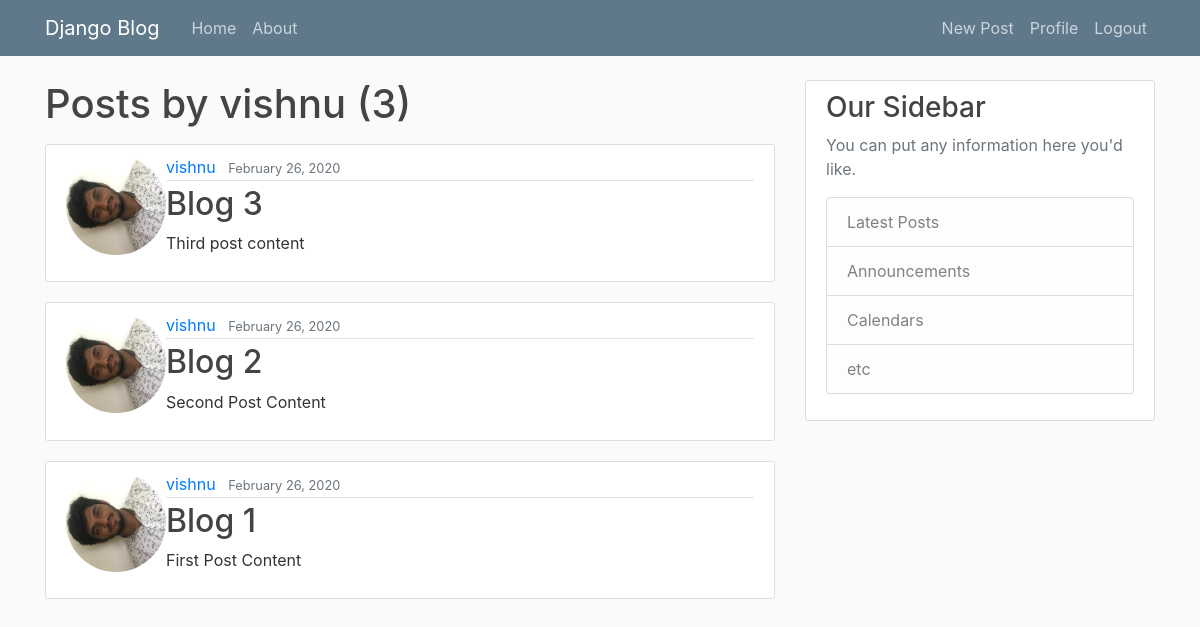
The app's page /user/vishnu/ (signed in), older data.
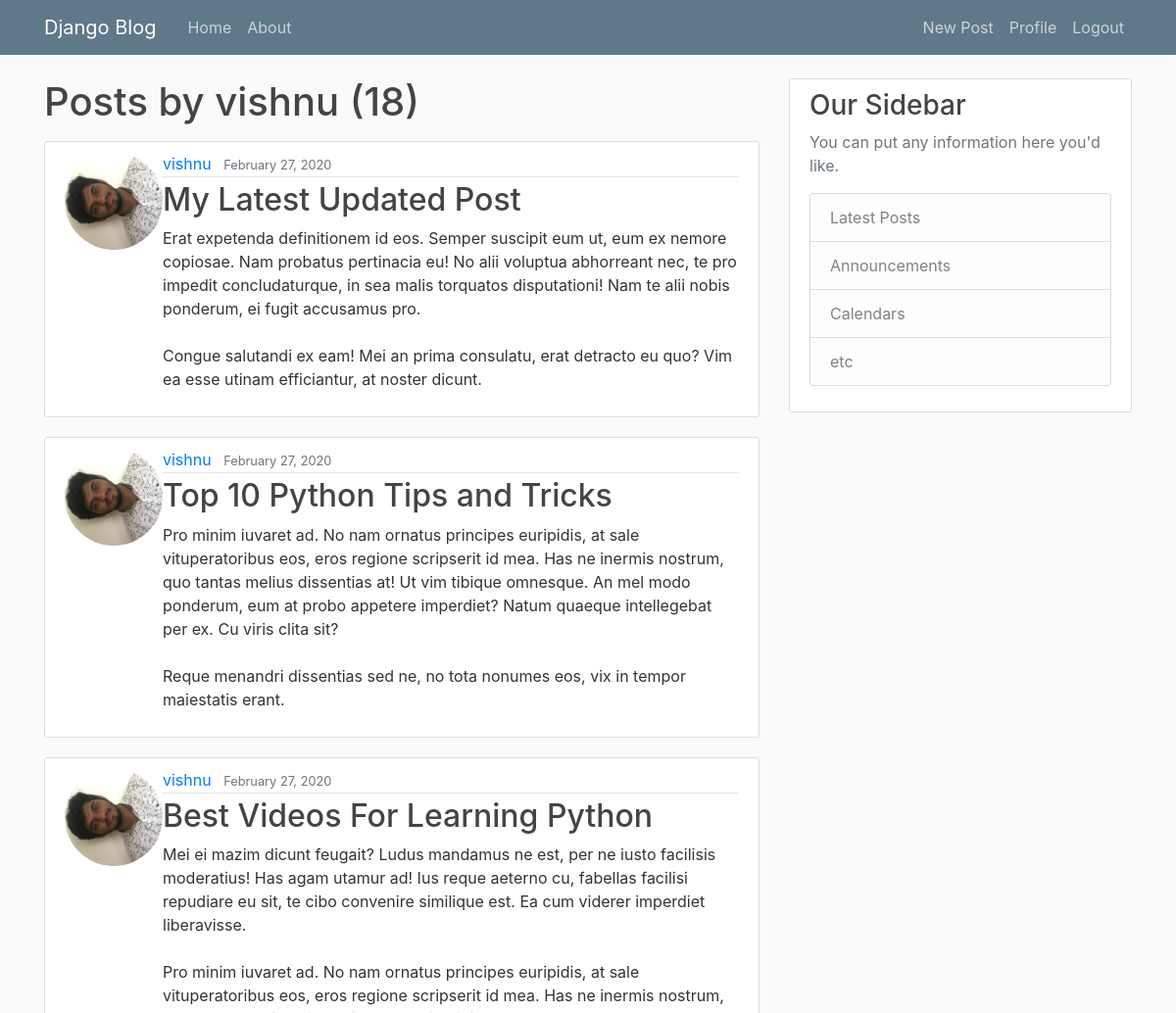
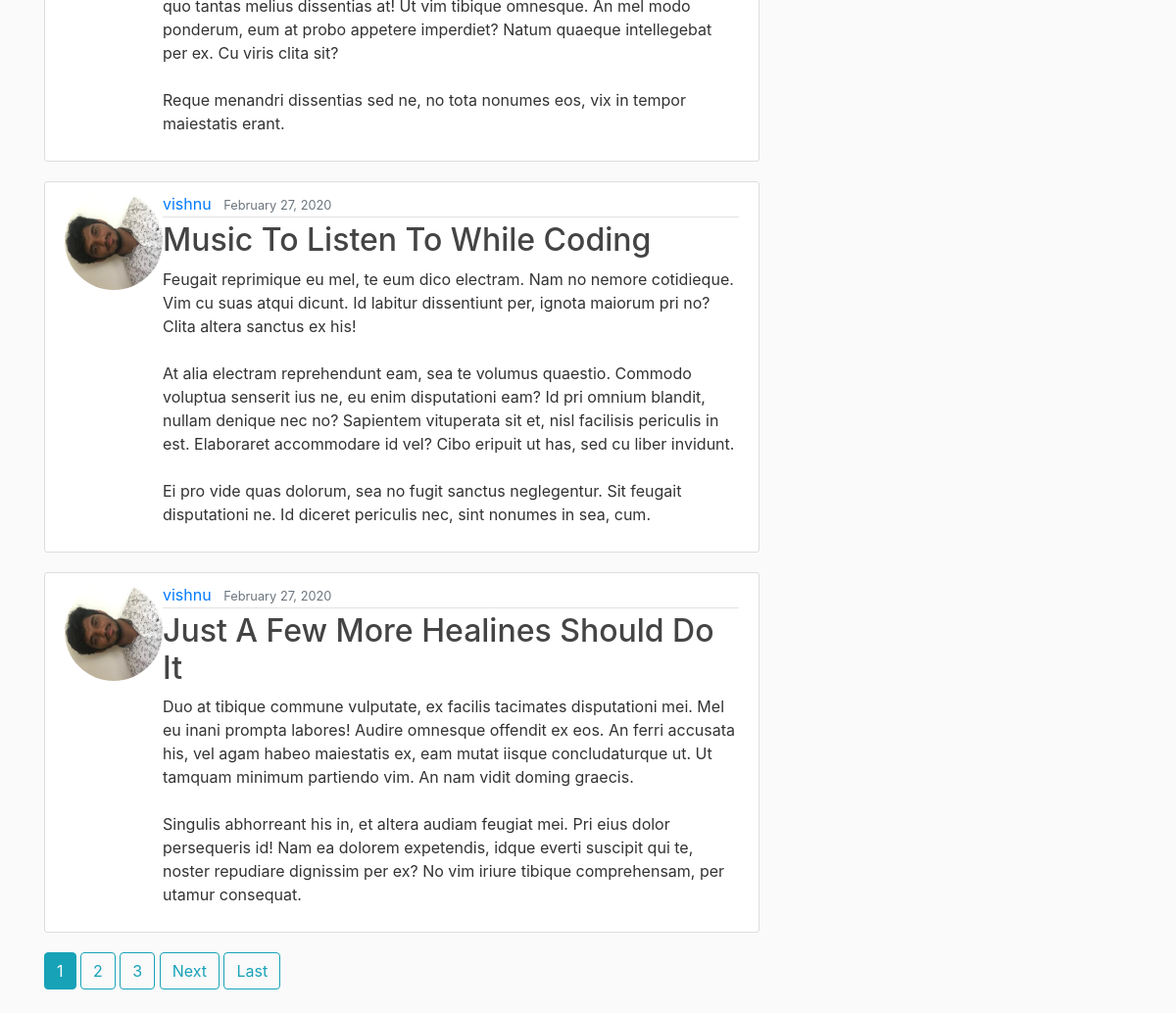
The same page, newer data (2 pictures, top to bottom).
### blog/models.py (models this page shows, shortened)
class Post(models.Model):
    title = models.CharField(max_length = 100)
    content = models.TextField()
    date_posted = models.DateTimeField(default = timezone.now)
    author = models.ForeignKey(User, on_delete=models.CASCADE )

### users/models.py (models this page shows, shortened)
class Profile(models.Model):
    user = models.OneToOneField(User, on_delete=models.CASCADE)
    image = models.ImageField(default='default.jpg', upload_to='profile_pics')

### blog/views.py (the view)
# urls.py: path('user/<str:username>/', UserPostListView.as_view(), name = 'user-posts'),
class UserPostListView(ListView):
    model = Post
    template_name = 'blog/user_posts.html'
    context_object_name = 'posts'
    paginate_by = 5
    def get_queryset(self):
        user = get_object_or_404(User, username = self.kwargs.get('username'))
        return Post.objects.filter(author=user).order_by('-date_posted')

### blog/templates/blog/user_posts.html (shortened to what this page needs)
{% extends "blog/base.html" %}
{% block content %}
    <h1 class="mb-3">Posts by {{ view.kwargs.username }} ({{ page_obj.paginator.count }})</h1>
    {% for post in posts %}
        <article class="media content-section">
            <img class="rounded-circle article-image" src="{{ post.author.profile.image.url }}" height="100px" width="100px" />
            <div class="media-body">
                <div class="article-metadata">
                    <a class="mr-2" href="{% url 'user-posts' post.author.username %}">{{ post.author }}</a>
                    <small class="text-muted">{{ post.date_posted|date:"F d, Y" }}</small>
                </div>
            <h2><a class="article-title" href="{% url 'post-detail' post.id %}">{{ post.title }}</a></h2>
            <p class="article-content">{{ post.content }}</p>
            </div>
        </article>
    {% endfor %}
    {% if is_paginated %}
        {% for num in page_obj.paginator.page_range %}
            {% if page_obj.number == num %}
                <a class="btn btn-info mb-4" href="?page={{ num }}">{{ num }}</a>
            {% elif num > page_obj.number|add:'-3' and  num < page_obj.number|add:'3'%}
                <a class="btn btn-outline-info mb-4" href="?page={{ num }}">{{ num }}</a>
            {% endif %}
        {% endfor %}
        {% if page_obj.has_next %}
            <a class="btn btn-outline-info mb-4" href="?page={{ page_obj.next_page_number }}">Next</a>
            <a class="btn btn-outline-info mb-4" href="?page={{ page_obj.paginator.num_pages}}">Last</a>
        {% endif %}
    {% endif %}
{% endblock content %}

Row changes from the older to the newer data that the page shows:
no longer on this page (row unchanged): Post: author.profile.image (picture), author "vishnu", date_posted "February 26, 2020", title "Blog 3", content "Third post content"
no longer on this page (row unchanged): Post: author.profile.image (picture), author "vishnu", date_posted "February 26, 2020", title "Blog 2", content "Second Post Content"
no longer on this page (row unchanged): Post: author.profile.image (picture), author "vishnu", date_posted "February 26, 2020", title "Blog 1", content "First Post Content"
added Post: author.profile.image (picture), author "vishnu", date_posted "February 27, 2020", title "My Latest Updated Post", content "Erat expetenda definitionem id eos. Semper suscipit eum ut, eum ex nemore copiosae. Nam probatus pertinacia eu! No alii voluptua abhorreant nec, te pro impedit concludaturque, in sea malis torquatos disputationi! Nam te alii nobis ponderum, ei fugit accusamus pro. Congue salutandi ex eam! Mei an prima consulatu, erat detracto eu quo? Vim ea esse utinam efficiantur, at noster dicunt."
added Post: author.profile.image (picture), author "vishnu", date_posted "February 27, 2020", title "Top 10 Python Tips and Tricks", content "Pro minim iuvaret ad. No nam ornatus principes euripidis, at sale vituperatoribus eos, eros regione scripserit id mea. Has ne inermis nostrum, quo tantas melius dissentias at! Ut vim tibique omnesque. An mel modo ponderum, eum at probo appetere imperdiet? Natum quaeque intellegebat per ex. Cu viris clita sit? Reque menandri dissentias sed ne, no tota nonumes eos, vix in tempor maiestatis erant."
added Post: author.profile.image (picture), author "vishnu", date_posted "February 27, 2020", title "Best Videos For Learning Python", content "Mei ei mazim dicunt feugait? Ludus mandamus ne est, per ne iusto facilisis moderatius! Has agam utamur ad! Ius reque aeterno cu, fabellas facilisi repudiare eu sit, te cibo convenire similique est. Ea cum viderer imperdiet liberavisse. Pro minim iuvaret ad. No nam ornatus principes euripidis, at sale vituperatoribus eos, eros regione scripserit id mea. Has ne inermis nostrum, quo tantas melius dissentias at! Ut vim tibique omnesque. An mel modo ponderum, eum at probo appetere imperdiet? Natum quaeque intellegebat per ex. Cu viris clita sit? Reque menandri dissentias sed ne, no tota nonumes eos, vix in tempor maiestatis erant."
added Post: author.profile.image (picture), author "vishnu", date_posted "February 27, 2020", title "Music To Listen To While Coding", content "Feugait reprimique eu mel, te eum dico electram. Nam no nemore cotidieque. Vim cu suas atqui dicunt. Id labitur dissentiunt per, ignota maiorum pri no? Clita altera sanctus ex his! At alia electram reprehendunt eam, sea te volumus quaestio. Commodo voluptua senserit ius ne, eu enim disputationi eam? Id pri omnium blandit, nullam denique nec no? Sapientem vituperata sit et, nisl facilisis periculis in est. Elaboraret accommodare id vel? Cibo eripuit ut has, sed cu liber invidunt. Ei pro vide quas dolorum, sea no fugit sanctus neglegentur. Sit feugait disputationi ne. Id diceret periculis nec, sint nonumes in sea, cum."
added Post: author.profile.image (picture), author "vishnu", date_posted "February 27, 2020", title "Just A Few More Healines Should Do It", content "Duo at tibique commune vulputate, ex facilis tacimates disputationi mei. Mel eu inani prompta labores! Audire omnesque offendit ex eos. An ferri accusata his, vel agam habeo maiestatis ex, eam mutat iisque concludaturque ut. Ut tamquam minimum partiendo vim. An nam vidit doming graecis. Singulis abhorreant his in, et altera audiam feugiat mei. Pri eius dolor persequeris id! Nam ea dolorem expetendis, idque everti suscipit qui te, noster repudiare dignissim per ex? No vim iriure tibique comprehensam, per utamur consequat."
Text that changed along with them:
{{ page_obj.paginator.count }}: "3" → "18"
new list line: "1"
new list line: "2"
new list line: "3"
text now shown: "Next Last"
